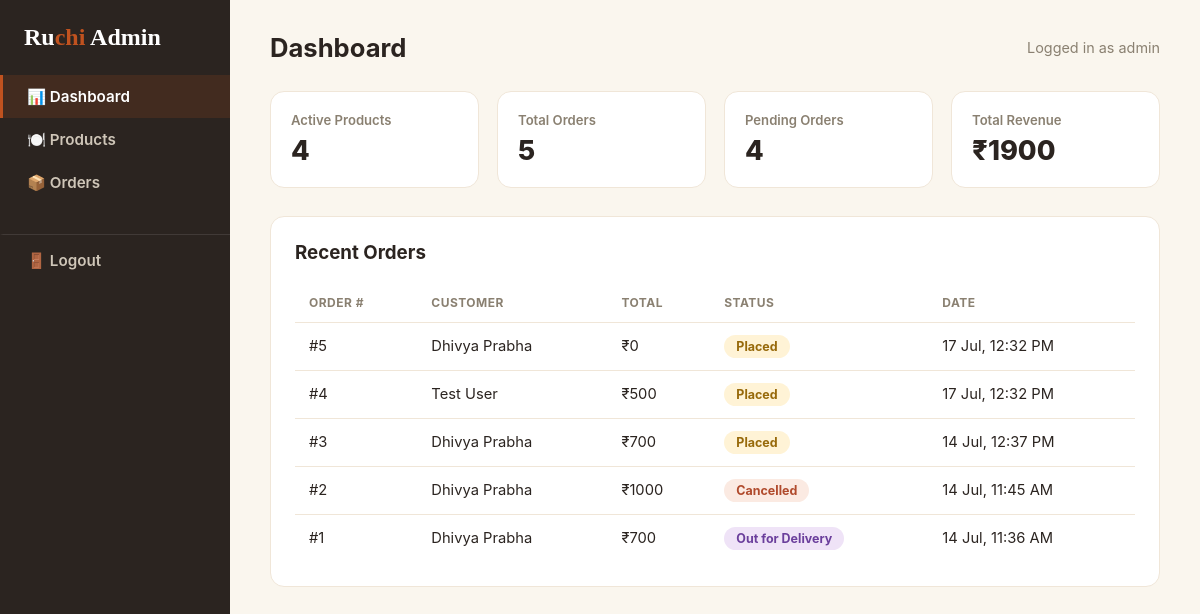
Screenshot of /admin/dashboard (signed in) with the database file from the repository.
### backend/models.py (models this page shows, shortened)
class Admin(UserMixin, db.Model):
    __tablename__ = "admins"
    id = db.Column(db.Integer, primary_key=True)
    username = db.Column(db.String(80), unique=True, nullable=False)
    password_hash = db.Column(db.String(255), nullable=False)

class Order(db.Model):
    __tablename__ = "orders"
    id = db.Column(db.Integer, primary_key=True)
    customer_id = db.Column(db.Integer, db.ForeignKey("customers.id"), nullable=True)
    customer_name = db.Column(db.String(120), nullable=False)
    customer_email = db.Column(db.String(120), nullable=True)
    customer_phone = db.Column(db.String(20), nullable=False)
    address = db.Column(db.String(300), nullable=False)
    total = db.Column(db.Integer, nullable=False)
    status = db.Column(
        db.String(30), default="Placed"
    )
    created_at = db.Column(db.DateTime, default=datetime.utcnow)
    items = db.relationship("OrderItem", backref="order", cascade="all, delete-orphan")

### backend/routes/admin.py (the view)
@admin_bp.route("/")
@admin_bp.route("/dashboard")
@login_required
def dashboard():
    stats = {
        "product_count": Product.query.filter_by(is_active=True).count(),
        "order_count": Order.query.count(),
        "pending_count": Order.query.filter(Order.status.in_(["Placed", "Preparing", "Out for Delivery"])).count(),
        "revenue": db.session.query(db.func.coalesce(db.func.sum(Order.total), 0))
            .filter(Order.status != "Cancelled").scalar(),
    }
    recent_orders = Order.query.order_by(Order.created_at.desc()).limit(5).all()
    return render_template("admin/dashboard.html", stats=stats, recent_orders=recent_orders)

### backend/app.py (called while the page is built)
def create_app():
    app = Flask(__name__)
    app.config.from_object(Config)
    CORS(app, resources={r"/api/*": {"origins": "*"}})
    db.init_app(app)
    login_manager.init_app(app)
    login_manager.login_view = "admin.login"
    login_manager.login_message = "Please log in to access the admin panel."
    @login_manager.user_loader
    def load_user(user_id):
        return Admin.query.get(int(user_id))
    from routes.admin import admin_bp
    from routes.auth import auth_bp
    from routes.api import api_bp
    app.register_blueprint(admin_bp)
    app.register_blueprint(auth_bp)
    app.register_blueprint(api_bp)
    with app.app_context():
        db.create_all()
        _seed_initial_data(app)
    return app

### backend/templates/admin/dashboard.html (shortened to what this page needs)
{% extends "admin/base.html" %}
{% block content %}
<div class="topbar">
  <h1>Dashboard</h1>
  <span class="user-tag">Logged in as {{ current_user.username }}</span>
</div>
<div class="stats-grid">
  <div class="stat-card">
    <div class="label">Active Products</div>
    <div class="value">{{ stats.product_count }}</div>
  </div>
  <div class="stat-card">
    <div class="label">Total Orders</div>
    <div class="value">{{ stats.order_count }}</div>
  </div>
  <div class="stat-card">
    <div class="label">Pending Orders</div>
    <div class="value">{{ stats.pending_count }}</div>
  </div>
  <div class="stat-card">
    <div class="label">Total Revenue</div>
    <div class="value">₹{{ stats.revenue }}</div>
  </div>
</div>
<div class="card">
  <h3 style="margin-top:0;">Recent Orders</h3>
  {% if recent_orders %}
  <table>
    <thead>
      <tr><th>Order #</th><th>Customer</th><th>Total</th><th>Status</th><th>Date</th></tr>
    </thead>
    <tbody>
      {% for order in recent_orders %}
      <tr>
        <td>#{{ order.id }}</td>
        <td>{{ order.customer_name }}</td>
        <td>₹{{ order.total }}</td>
        <td><span class="pill {{ order.status.replace(' ', '-') }}">{{ order.status }}</span></td>
        <td>{{ order.created_at.strftime('%d %b, %I:%M %p') }}</td>
      </tr>
      {% endfor %}
    </tbody>
  </table>
  {% else %}
  <p style="color:var(--ink-soft);">No orders yet.</p>
  {% endif %}
</div>
{% endblock %}

### backend/templates/admin/base.html (style rules this page uses)
:root { --accent: #c0521f; --ink: #2b2420; --ink-soft: #8a8071; --surface-warm: #f7f0e3; --line: #f0e6d8; --green: #4c7256; --red: #b04a2c; }
* { box-sizing: border-box; }
body { margin: 0; font-family: -apple-system, "Segoe UI", Roboto, Arial, sans-serif; background: #faf6ee; color: var(--ink); }
.topbar { display: flex; justify-content: space-between; align-items: center; margin-bottom: 28px; }
.topbar h1 { margin: 0; font-size: 1.6rem; }
.topbar .user-tag { color: var(--ink-soft); font-size: .9rem; }
.card { background: #fff; border: 1px solid var(--line); border-radius: 14px; padding: 24px; }
table { width: 100%; border-collapse: collapse; }
th, td { text-align: left; padding: 12px 14px; border-bottom: 1px solid var(--line); font-size: .92rem; }
th { color: var(--ink-soft); font-weight: 700; text-transform: uppercase; font-size: .75rem; letter-spacing: .04em; }
tr:last-child td { border-bottom: none; }
.pill { padding: 4px 12px; border-radius: 20px; font-size: .78rem; font-weight: 700; display: inline-block; }
.pill.Placed { background: #fff3d6; color: #97690a; }
.pill.Out-for-Delivery { background: #efe3f7; color: #6b3f9c; }
.pill.Cancelled { background: #fbeae2; color: var(--red); }
.stats-grid { display: grid; grid-template-columns: repeat(4, 1fr); gap: 18px; margin-bottom: 28px; }
.stat-card { background: #fff; border: 1px solid var(--line); border-radius: 14px; padding: 20px; }
.stat-card .label { color: var(--ink-soft); font-size: .82rem; font-weight: 600; margin-bottom: 6px; }
.stat-card .value { font-size: 1.7rem; font-weight: 800; }

### rows the page displays
Admin: username "admin"
Order: id "5", customer_name "Dhivya Prabha", total "0", status "Placed", created_at "17 Jul, 12:32 PM"
Order: id "4", customer_name "Test User", total "500", status "Placed", created_at "17 Jul, 12:32 PM"
Order: id "3", customer_name "Dhivya Prabha", total "700", status "Placed", created_at "14 Jul, 12:37 PM"
Order: id "2", customer_name "Dhivya Prabha", total "1000", status "Cancelled", created_at "14 Jul, 11:45 AM"
Order: id "1", customer_name "Dhivya Prabha", total "700", status "Out for Delivery", created_at "14 Jul, 11:36 AM"

### other values shown
{{ stats.product_count }} "4"
{{ stats.order_count }} "5"
{{ stats.pending_count }} "4"
{{ stats.revenue }} "1900"
